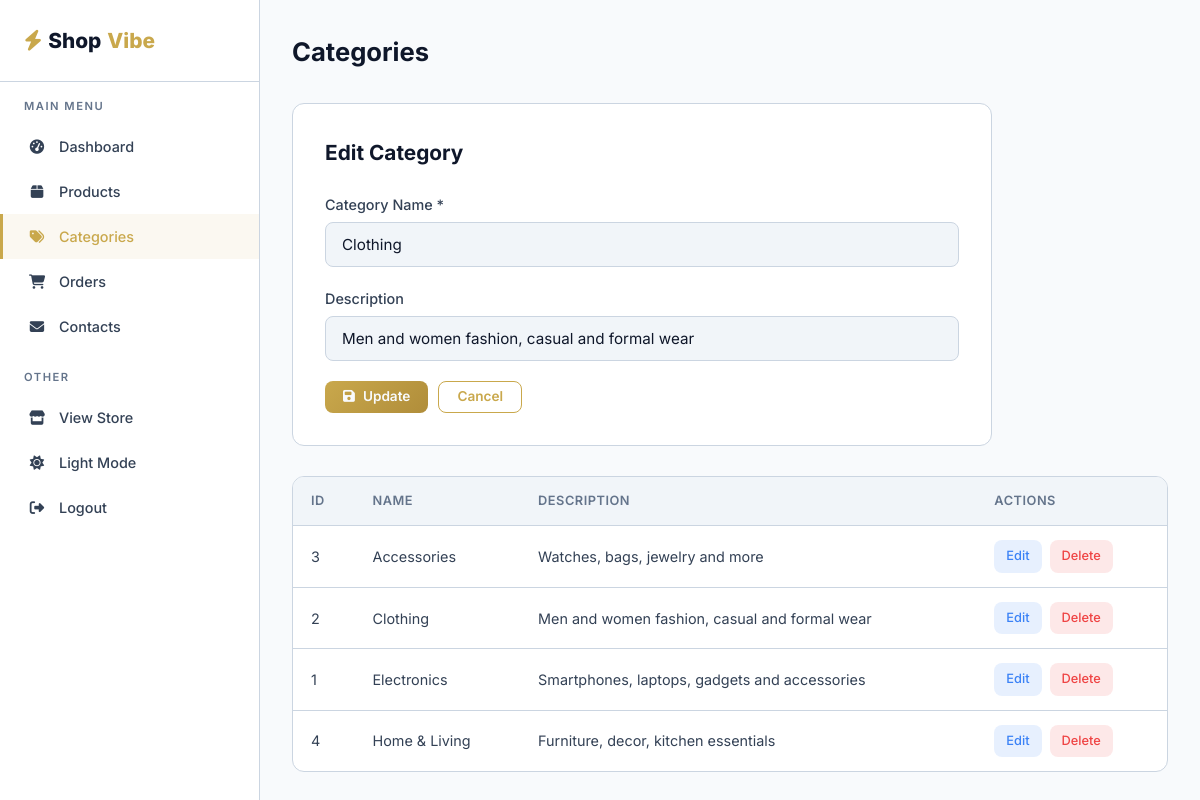
/e-commerceSystem/admin/categories.php?edit=2 (signed in), run on the app's committed database.
### tables this page shows
CREATE TABLE `categories` (
  `id` INT AUTO_INCREMENT PRIMARY KEY,
  `name` VARCHAR(100) NOT NULL,
  `description` TEXT,
  `created_at` TIMESTAMP DEFAULT CURRENT_TIMESTAMP
);

### e-commerceSystem/includes/functions.php (called while the page is built, shortened)
<?php
function sanitize(string $data): string {
    return htmlspecialchars(trim($data), ENT_QUOTES, 'UTF-8');
}
function baseUrl(string $path = ''): string {
    return '/e-commerceSystem/' . ltrim($path, '/');
}

### e-commerceSystem/admin/categories.php (the view, shortened to what this page needs)
<?php
require_once __DIR__ . '/includes/admin_header.php';
$categories = $pdo->query("SELECT * FROM categories ORDER BY name")->fetchAll();
$editCat = null;
if (isset($_GET['edit'])) {
    $editId = (int) $_GET['edit'];
    foreach ($categories as $c) {
        if ($c['id'] === $editId) { $editCat = $c; break; }
    }
}
?>
<div class="admin-header">
    <h1>Categories</h1>
</div>
<div class="admin-form-card" style="margin-bottom: 30px;">
    <h2><?= $editCat ? 'Edit Category' : 'Add New Category' ?></h2>
    <form method="POST">
        <div class="form-group">
            <label for="name">Category Name *</label>
            <input type="text" id="name" name="name" class="form-control" value="<?= sanitize($editCat['name'] ?? '') ?>" required>
        </div>
        <div class="form-group">
            <label for="description">Description</label>
            <input type="text" id="description" name="description" class="form-control" value="<?= sanitize($editCat['description'] ?? '') ?>">
        </div>
        <div style="display: flex; gap: 10px;">
            <button type="submit" class="btn btn-primary btn-sm">
                <i class="fas fa-save"></i> <?= $editCat ? 'Update' : 'Add Category' ?>
            </button>
            <?php if ($editCat): ?>
                <a href="<?= baseUrl('admin/categories.php') ?>" class="btn btn-outline btn-sm">Cancel</a>
            <?php endif; ?>
        </div>
    </form>
</div>
<div class="admin-table-wrapper">
    <table class="admin-table">
        <thead>
            <tr>
                <th>ID</th>
                <th>Name</th>
                <th>Description</th>
                <th>Actions</th>
            </tr>
        </thead>
        <tbody>
            <?php foreach ($categories as $cat): ?>
            <tr>
                <td><?= $cat['id'] ?></td>
                <td><?= sanitize($cat['name']) ?></td>
                <td><?= sanitize($cat['description'] ?? '—') ?></td>
                <td>
                    <div class="table-actions">
                        <a href="<?= baseUrl('admin/categories.php?edit=' . $cat['id']) ?>" class="action-edit">Edit</a>
                        <a href="<?= baseUrl('admin/categories.php?delete=' . $cat['id']) ?>" class="action-delete confirm-delete">Delete</a>
                    </div>
                </td>
            </tr>
            <?php endforeach; ?>
        </tbody>
    </table>
</div>
<?php require_once __DIR__ . '/includes/admin_footer.php'; ?>

### e-commerceSystem/assets/css/style.css (style rules this page uses)
:root { --primary: #c9a84c; --primary-dark: #b08d3a; --primary-light: #e8d48b; --bg-dark: #0b0f1a; --bg-card: #111827; --bg-card-hover: #1a2332; --bg-surface: #151c2c; --text-primary: #f1f5f9; --text-secondary: #94a3b8; --text-muted: #64748b; --border-color: #1e293b; --success: #22c55e; --error: #ef4444; --warning: #f59e0b; --info: #3b82f6; --radius: 12px; --radius-sm: 8px; --radius-lg: 16px; --shadow: 0 4px 20px rgba(0,0,0,0.3); --shadow-lg: 0 8px 40px rgba(0,0,0,0.4); --transition: all 0.3s ease; --font: 'Inter', -apple-system, BlinkMacSystemFont, sans-serif; --container-width: 1200px; }
:root.light-mode { --bg-dark: #f8fafc; --bg-card: #ffffff; --bg-card-hover: #f1f5f9; --bg-surface: #f1f5f9; --text-primary: #0f172a; --text-secondary: #334155; --text-muted: #64748b; --border-color: #cbd5e1; }
*, *::before, *::after { box-sizing: border-box; margin: 0; padding: 0; }
html, body { overflow-x: hidden; width: 100%; position: relative; max-width: 100vw; }
html { scroll-behavior: smooth; }
body { font-family: var(--font); background: var(--bg-dark); color: var(--text-primary); line-height: 1.6; min-height: 100vh; -webkit-font-smoothing: antialiased; position: relative; }
a { color: var(--primary); text-decoration: none; transition: var(--transition); }
.btn { display: inline-flex; align-items: center; justify-content: center; gap: 8px; padding: 12px 28px; border-radius: var(--radius-sm); font-weight: 600; font-size: 0.95rem; font-family: var(--font); cursor: pointer; transition: var(--transition); border: none; text-align: center; line-height: 1; }
.btn-primary { background: linear-gradient(135deg, var(--primary), var(--primary-dark)); color: var(--bg-dark); }
.btn-outline { background: transparent; border: 1px solid var(--primary); color: var(--primary); }
.btn-sm { padding: 8px 18px; font-size: 0.85rem; }
.form-group { margin-bottom: 20px; }
.form-group label { display: block; margin-bottom: 6px; font-weight: 500; font-size: 0.9rem; color: var(--text-secondary); }
.form-control { width: 100%; padding: 12px 16px; background: var(--bg-surface); border: 1px solid var(--border-color); border-radius: var(--radius-sm); color: var(--text-primary); font-size: 0.95rem; font-family: var(--font); transition: var(--transition); }
.admin-header { display: flex; justify-content: space-between; align-items: center; margin-bottom: 30px; }
.admin-header h1 { font-size: 1.6rem; }
.admin-table-wrapper { background: var(--bg-card); border: 1px solid var(--border-color); border-radius: var(--radius); overflow-x: auto; }
.admin-table { width: 100%; border-collapse: collapse; }
.admin-table th { background: var(--bg-surface); padding: 14px 18px; text-align: left; font-size: 0.8rem; font-weight: 600; color: var(--text-muted); text-transform: uppercase; letter-spacing: 0.5px; border-bottom: 1px solid var(--border-color); }
.admin-table td { padding: 14px 18px; font-size: 0.9rem; color: var(--text-secondary); border-bottom: 1px solid var(--border-color); }
.admin-table tr:last-child td { border-bottom: none; }
.table-actions { display: flex; gap: 8px; }
.table-actions a, .table-actions button { padding: 6px 12px; border-radius: var(--radius-sm); font-size: 0.8rem; font-weight: 500; cursor: pointer; transition: var(--transition); border: none; font-family: var(--font); }
.action-edit { background: rgba(59,130,246,0.12); color: var(--info); }
.action-delete { background: rgba(239,68,68,0.12); color: var(--error); }
.admin-form-card { background: var(--bg-card); border: 1px solid var(--border-color); border-radius: var(--radius); padding: 32px; max-width: 700px; }
.admin-form-card h2 { font-size: 1.3rem; margin-bottom: 24px; }

### data on the page
categories: name "Clothing", description "Men and women fashion, casual and formal wear", id "2"
categories: id "3", name "Accessories", description "Watches, bags, jewelry and more"
categories: id "1", name "Electronics", description "Smartphones, laptops, gadgets and accessories"
categories: id "4", name "Home & Living", description "Furniture, decor, kitchen essentials"
